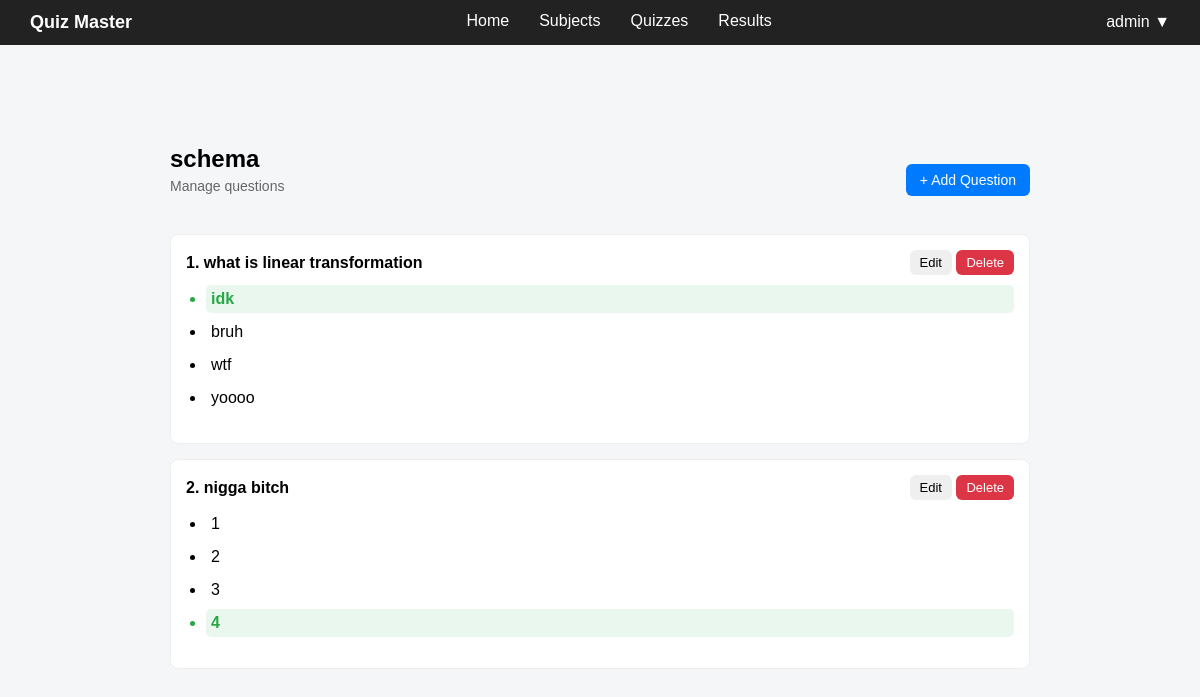
Page /admin/quizzes/view/1 (signed in) on the committed database.
### controller/models.py (models this page shows)
class Quiz(db.Model):
    __tablename__ = "quizzes"
    id = db.Column(db.Integer, primary_key=True)
    title = db.Column(db.String(200), nullable=False)
    created_at = db.Column(db.DateTime, default=datetime.utcnow)
    subject_id = db.Column(db.Integer, db.ForeignKey("subjects.id"), nullable=False)
    questions = db.relationship("Question", backref="quiz", lazy=True)
    attempts = db.relationship("Attempt", backref="quiz", lazy=True)

class Question(db.Model):
    __tablename__ = "questions"
    id = db.Column(db.Integer, primary_key=True)
    question_text = db.Column(db.Text, nullable=False)
    option1 = db.Column(db.String(200), nullable=False)
    option2 = db.Column(db.String(200), nullable=False)
    option3 = db.Column(db.String(200), nullable=False)
    option4 = db.Column(db.String(200), nullable=False)
    correct_option = db.Column(db.Integer, nullable=False)
    marks = db.Column(db.Integer, nullable=False, default=1)
    quiz_id = db.Column(db.Integer, db.ForeignKey("quizzes.id"), nullable=False)

### app.py (the view)
@app.route("/admin/quizzes/view/<int:id>")
def view_quiz(id):
    if not admin_access():
        return redirect(url_for("home"))
    quiz = Quiz.query.get_or_404(id)
    return render_template("view_quiz.html", quiz=quiz)

### app.py (called while the page is built)
def admin_access():
    if "user_id" not in session:
        flash("Please login first")
        return False
    if session.get("role") != "admin":
        flash("You are not authorized to access this page")
        return False
    return True

### templates/view_quiz.html (shortened to what this page needs)
{% extends "base.html" %}
{% block content %}
<div class="container">
    <div class="header">
        <div>
            <h1>{{ quiz.title }}</h1>
            <p class="subtitle">Manage questions</p>
        </div>
        <button type="button" class="btn primary" onclick="location.href='{{ url_for('edit_quiz', id=quiz.id) }}'">
            + Add Question
        </button>
    </div>
    <div class="question-list">
        {% if quiz.questions %}
        {% for q in quiz.questions %}
        <div class="question-card">
            <div class="question-header">
                <h3>{{ loop.index }}. {{ q.question_text }}</h3>
                <div>
                    <button class="btn small" onclick="location.href='{{ url_for('edit_question', id=q.id) }}'">
                        Edit
                    </button>
                    <form method="POST" action="{{ url_for('delete_question', id=q.id) }}" style="display:inline;"
                        onsubmit="return confirm('Are you sure you want to delete this question?');">
                        <button type="submit" class="btn small danger">
                            Delete
                        </button>
                    </form>
                </div>
            </div>
            <ul class="options">
                <li class="{% if q.correct_option == 1 %}correct{% endif %}">
                    {{ q.option1 }}
                </li>
                <li class="{% if q.correct_option == 2 %}correct{% endif %}">
                    {{ q.option2 }}
                </li>
                <li class="{% if q.correct_option == 3 %}correct{% endif %}">
                    {{ q.option3 }}
                </li>
                <li class="{% if q.correct_option == 4 %}correct{% endif %}">
                    {{ q.option4 }}
                </li>
            </ul>
        </div>
        {% endfor %}
        {% else %}
        <p>No questions added yet.</p>
        {% endif %}
    </div>
</div>
{% endblock %}

### static/css/base.css (style rules this page uses)
body { font-family: Arial, sans-serif; background: #f4f6f8; margin: 0; }
.container { max-width: 1000px; margin: 30px auto; padding: 20px; border-radius: 12px; }
.header { display: flex; justify-content: space-between; align-items: center; margin-bottom: 15px; }
.btn { padding: 8px 14px; border: none; border-radius: 6px; cursor: pointer; }
.btn.primary { background: #007bff; color: white; }
.btn.danger { background: #dc3545; color: white; }
.btn.small { padding: 5px 8px; font-size: 13px; }
.subtitle { font-size: 14px; color: #666; margin-bottom: 20px; }
.container { max-width: 900px; margin: 30px auto; }
.header { display: flex; justify-content: space-between; align-items: center; margin-bottom: 20px; }
.header h1 { margin: 0; font-size: 24px; }
.subtitle { color: #666; font-size: 14px; margin-top: 5px; }
.btn { padding: 8px 14px; border-radius: 6px; border: none; cursor: pointer; font-size: 14px; }
.btn.small { padding: 5px 10px; font-size: 13px; }
.question-list { display: flex; flex-direction: column; gap: 15px; }
.question-card { background: white; padding: 15px; border-radius: 8px; border: 1px solid #eee; }
.question-header { display: flex; justify-content: space-between; align-items: center; }
.question-header h3 { margin: 0; font-size: 16px; }
.options { margin-top: 10px; padding-left: 20px; }
.options li { margin: 5px 0; padding: 5px; border-radius: 5px; }
.correct { color: #28a745; font-weight: bold; background: #eaf7ee; }

### rows in the picture
Quiz: title "schema"
Question: question_text "what is linear transformation", option1 "idk", option2 "bruh", option3 "wtf", option4 "yoooo"
Question: question_text "nigga bitch", option1 "1", option2 "2", option3 "3", option4 "4"

### other values in the picture
{{ session.get('username', 'User') }} "admin"
